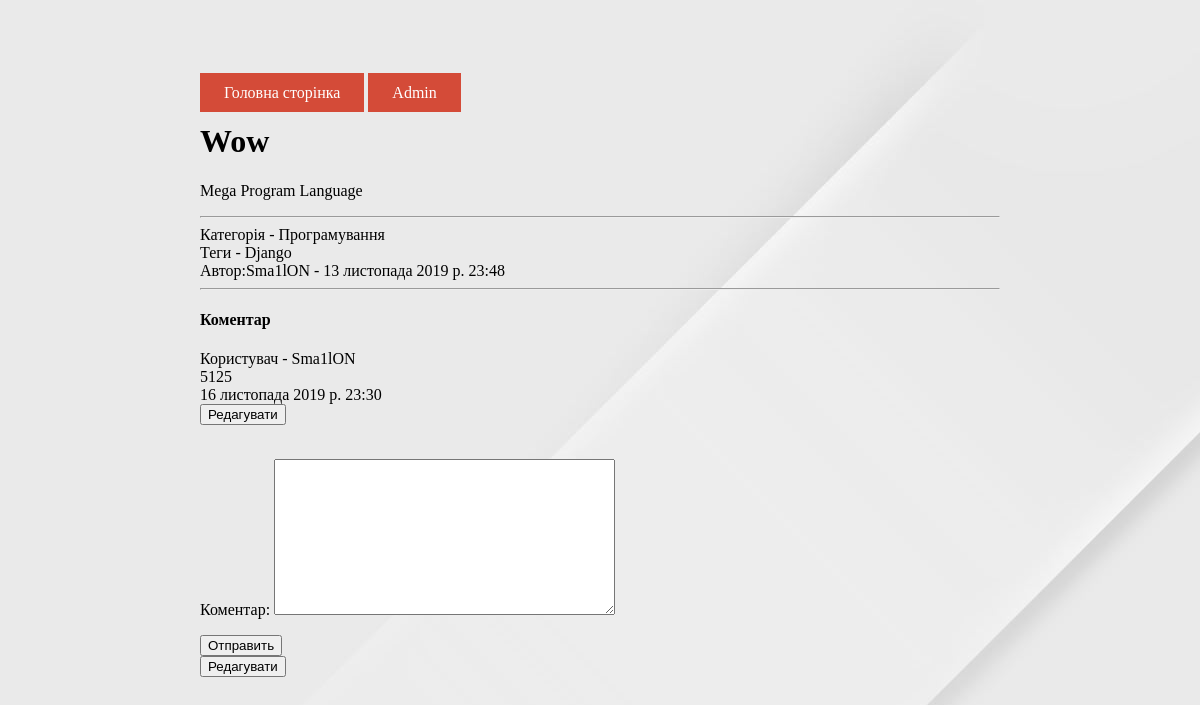
/single/2, run on the app's committed database.
### blog/models.py (models this page shows, shortened)
class Blog(models.Model):
    user = models.ForeignKey(
        User,
        verbose_name="Автор",
        on_delete=models.CASCADE, default="")
    category = models.ForeignKey(
        Category,
        verbose_name="Категорія",
        on_delete=models.SET_NULL,
        null=True)
    title = models.CharField("Заголовок", max_length=70, default="")
    text_min = models.TextField("Текст", max_length=200, default="")
    text = models.TextField("Текст новини", default="")
    tags = models.ManyToManyField(Tag, verbose_name="Теги")
    created = models.DateTimeField("Дата створення", default=timezone.now)
    description = models.CharField("Опис", max_length=100, default="")
    keywords = models.CharField("Ключові слова", max_length=50, default="")
    class Meta:
        verbose_name = "Стаття"
        verbose_name_plural = "Статьї"

class Category(models.Model):
    title = models.CharField("Назва", max_length=50)
    class Meta:
        verbose_name = "Категорія"
        verbose_name_plural = "Категорії"
    def __str__(self):
        return self.title

class Tag(models.Model):
    title = models.CharField("Тег", max_length=50)
    class Meta:
        verbose_name = "Тег"
        verbose_name_plural = "Теги"

class Comments(models.Model):
    user = models.ForeignKey(
        User,
        verbose_name="Користувач",
        on_delete=models.CASCADE)
    new = models.ForeignKey(
        Blog,
        verbose_name="Новина",
        on_delete=models.CASCADE)
    text = models.TextField("Коментар")
    created = models.DateTimeField("Дата добавлення", auto_now_add=True, null=True)
    moderation = models.BooleanField("Модерація", default=False)
    class Meta:
        verbose_name = "Коментар"
        verbose_name_plural = "Коментарі"

### blog/views.py (the view)
# urls.py: path('single/<int:pk>', views.new_single, name="new_single"),
def new_single(request, pk):
    new = get_object_or_404(Blog, id=pk)
    comment = Comments.objects.filter(new=pk)
    if request.method == "POST":
        form = CommentForms(request.POST)
        if form.is_valid():
            form = form.save(commit=False)
            form.user = request.user
            form.new = new
            form.save()
            return redirect(new_single, pk)
    else:
        form = CommentForms()
    return render(request, "blog/new_single.html",
                  {"new": new,
                   "comments": comment,
                   "form": form})

### blog/forms.py
class CommentForms(ModelForm):
    class Meta:
        model = Comments
        fields = ('text',)

### templates/blog/new_single.html (shortened to what this page needs)
{% extends 'blog/base.html' %}
  {% load staticfiles %}
{% block content %}
    <h1>{{ new.title }}</h1>
    <p class="goo">{{ new.text }}</p><hr>
    Категорія - {{ new.category}}<br>
    Теги - {% for tag in new.tags.all %}
                 {{tag.title}}
            {% endfor %} <br>
    Автор:{{ new.user}} - {{ new.created}}<hr>
    <h4 class="goo">Коментар</h4>
    {% for comment in comments %}
        Користувач - {{comment.user}}<br>
        {{comment.text}}<br>
        {{comment.created}}
        <form action="{% url 'edit_com' pk=comment.id %}">
        <button type="submit">Редагувати</button></form><br>
    {% endfor %}
    <form action="" method="post" >
            {{ form.as_p }}
            <button type="submit">Отправить</button>
    </form>
    <form action="{% url 'edit_post' id=new.id %}">
        <button type="submit">Редагувати</button>
    </form>
{% endblock content %}

### static/css/web.css (style rules this page uses)
body { padding: 7.5vh 100px 0 100px; font-family: var(--font); }

### data on the page
Blog: title "Wow", text "Mega Program Language", category "Програмування", user "Sma1lON", created "13 листопада 2019 р. 23:48"
Tag: title "Django"
Comments: user "Sma1lON", text "5125", created "16 листопада 2019 р. 23:30"
